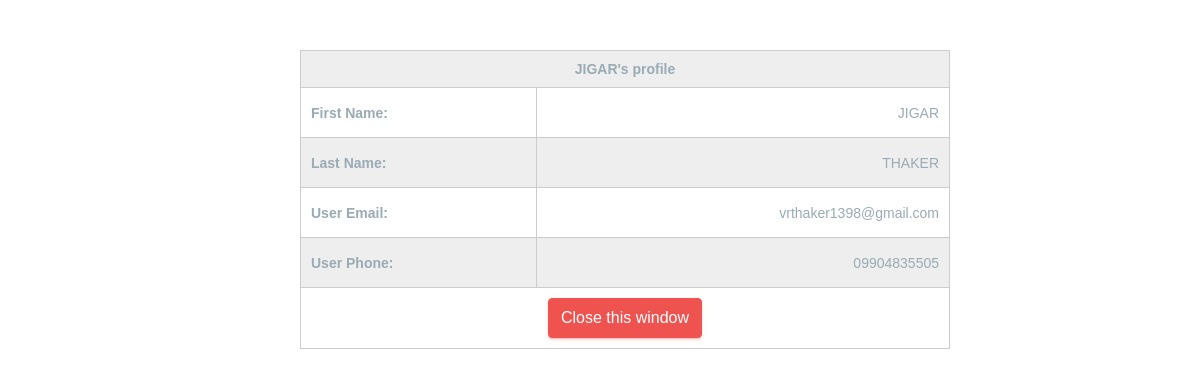
The page /restaurant/userprofile_adv.php?newform_id=28 (signed in) on the database its author committed.
### tables this page shows
CREATE TABLE `users` (
  `u_id` int(222) NOT NULL,
  `username` varchar(222) NOT NULL,
  `f_name` varchar(222) NOT NULL,
  `l_name` varchar(222) NOT NULL,
  `email` varchar(222) NOT NULL,
  `phone` varchar(222) NOT NULL,
  `password` varchar(222) NOT NULL,
  `address1` text NOT NULL,
  `address2` text DEFAULT NULL,
  `address3` text DEFAULT NULL,
  `status` int(222) NOT NULL DEFAULT 1,
  `date` timestamp NOT NULL DEFAULT current_timestamp() ON UPDATE current_timestamp()
);

### restaurant/userprofile_adv.php (the view, shortened to what this page needs)
<?php
include("../connection/connect.php");
if(strlen($_SESSION['res_id'])==0)
  {
}
else
{
 ?>
<head>
    <link href="css/lib/bootstrap/bootstrap.min.css" rel="stylesheet">
    <link href="css/helper.css" rel="stylesheet">
    <link href="css/style.css" rel="stylesheet">
</head>
<body>
<div style="margin-left:50px;">
 <form name="updateticket" id="updatecomplaint" method="post">
<table  border="0" cellspacing="0" cellpadding="0">
<?php
$ret1=mysqli_query($db,"select * FROM adv_orders where a_id='".$_GET['newform_id']."'");
$ro=mysqli_fetch_array($ret1);
$ret2=mysqli_query($db,"select * FROM users where u_id='".$ro['u_id']."'");
while($row=mysqli_fetch_array($ret2))
{
?>
    <tr>
      <td colspan="2"  style="text-align: center;"><b><?php echo $row['f_name'];?>'s profile</b></td>
    </tr>
	<tr height="50">
      <td><b>First Name:</b></td>
      <td><?php echo htmlentities($row['f_name']); ?></td>
    </tr>
	<tr height="50">
      <td><b>Last Name:</b></td>
      <td><?php echo htmlentities($row['l_name']); ?></td>
    </tr>
    <tr height="50">
      <td><b>User Email:</b></td>
      <td><?php echo htmlentities($row['email']); ?></td>
    </tr>
<tr height="50">
      <td><b>User Phone:</b></td>
      <td><?php echo htmlentities($row['phone']); ?></td>
    </tr>
    <tr>
      <td colspan="2" style="text-align: center;">
      <input name="Submit2"  type="submit" class="btn btn-danger" value="Close this window " onClick="return f2();" style="cursor: pointer;"  /></td>
    </tr>
    <?php }
    ?>
</table>
 </form>
</div>
</body>
</html>
     <?php } ?>

### restaurant/userprofile_adv.php (style rules this page uses)
table { width: 650px; border-collapse: collapse; margin: auto; margin-top:50px; }
tr:nth-of-type(odd) { background: #eee; }
td, th { padding: 10px; border: 1px solid #ccc; text-align: left; font-size: 14px; }

### rows shown on the page
users: f_name "JIGAR", l_name "THAKER", email "vrthaker1398@gmail.com", phone "09904835505"
